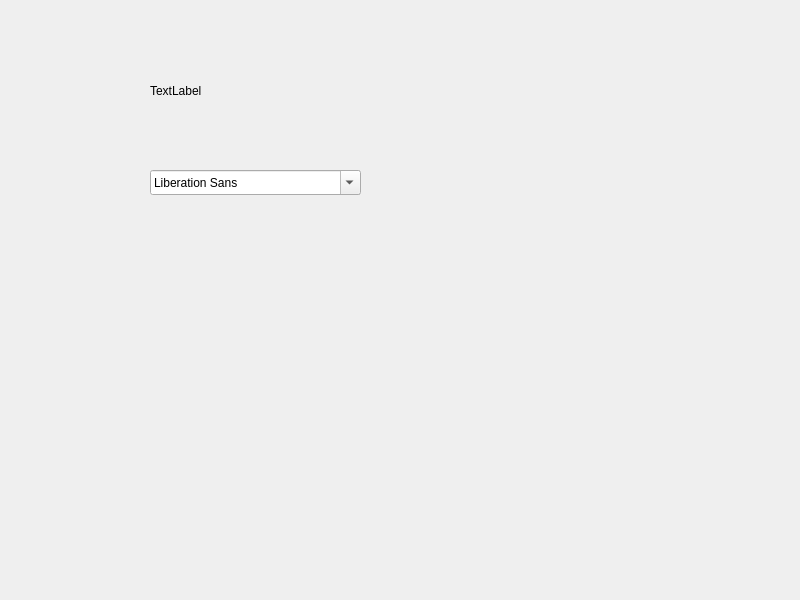
<?xml version="1.0" encoding="UTF-8"?>
<ui version="4.0">
 <class>Widget</class>
 <widget class="QWidget" name="Widget">
  <property name="geometry">
   <rect>
    <x>0</x>
    <y>0</y>
    <width>800</width>
    <height>600</height>
   </rect>
  </property>
  <property name="windowTitle">
   <string>Widget</string>
  </property>
  <widget class="QFontComboBox" name="fontComboBox">
   <property name="geometry">
    <rect>
     <x>150</x>
     <y>170</y>
     <width>211</width>
     <height>25</height>
    </rect>
   </property>
  </widget>
  <widget class="QLabel" name="label">
   <property name="geometry">
    <rect>
     <x>150</x>
     <y>50</y>
     <width>211</width>
     <height>81</height>
    </rect>
   </property>
   <property name="text">
    <string>TextLabel</string>
   </property>
  </widget>
 </widget>
 <resources/>
 <connections/>
</ui>
